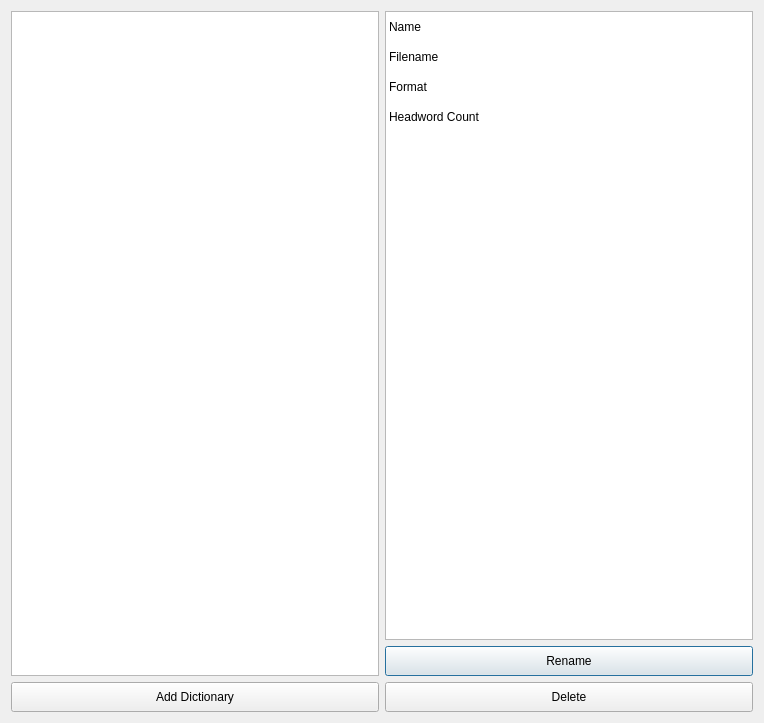
<?xml version="1.0" encoding="UTF-8"?>
<ui version="4.0">
 <class>DictionaryDialog</class>
 <widget class="QDialog" name="DictionaryDialog">
  <property name="geometry">
   <rect>
    <x>0</x>
    <y>0</y>
       <width>764</width>
       <height>723</height>
   </rect>
  </property>
  <property name="sizePolicy">
   <sizepolicy hsizetype="Expanding" vsizetype="Expanding">
    <horstretch>0</horstretch>
    <verstretch>0</verstretch>
   </sizepolicy>
  </property>
  <property name="windowTitle">
   <string>Dialog</string>
  </property>
  <property name="sizeGripEnabled">
   <bool>false</bool>
  </property>
     <layout class="QGridLayout" name="gridLayout" rowstretch="1,0,0">
         <item row="0" column="1">
             <widget class="QTableWidget" name="tableWidget">
                 <property name="editTriggers">
                     <set>QAbstractItemView::NoEditTriggers</set>
                 </property>
                 <property name="selectionMode">
                     <enum>QAbstractItemView::SingleSelection</enum>
                 </property>
                 <property name="selectionBehavior">
                     <enum>QAbstractItemView::SelectRows</enum>
                 </property>
                 <property name="iconSize">
                     <size>
                         <width>0</width>
                         <height>0</height>
                     </size>
                 </property>
                 <property name="showGrid">
                     <bool>false</bool>
                 </property>
                 <property name="gridStyle">
                     <enum>Qt::SolidLine</enum>
                 </property>
                 <property name="sortingEnabled">
                     <bool>false</bool>
                 </property>
                 <property name="rowCount">
                     <number>4</number>
                 </property>
                 <property name="columnCount">
                     <number>2</number>
                 </property>
                 <attribute name="horizontalHeaderVisible">
                     <bool>false</bool>
                 </attribute>
                 <attribute name="verticalHeaderVisible">
                     <bool>false</bool>
                 </attribute>
                 <attribute name="verticalHeaderCascadingSectionResizes">
                     <bool>false</bool>
                 </attribute>
                 <attribute name="verticalHeaderDefaultSectionSize">
                     <number>30</number>
                 </attribute>
                 <attribute name="verticalHeaderHighlightSections">
                     <bool>true</bool>
                 </attribute>
                 <row/>
                 <row/>
                 <row/>
                 <row/>
                 <column/>
                 <column/>
                 <item row="0" column="0">
                     <property name="text">
                         <string>Name</string>
                     </property>
                     <property name="flags">
                         <set>ItemIsSelectable|ItemIsDragEnabled|ItemIsDropEnabled|ItemIsUserCheckable|ItemIsEnabled
                         </set>
                     </property>
                 </item>
                 <item row="0" column="1">
                     <property name="text">
                         <string/>
                     </property>
                     <property name="flags">
                         <set>ItemIsSelectable|ItemIsDragEnabled|ItemIsDropEnabled|ItemIsUserCheckable|ItemIsEnabled
                         </set>
                     </property>
                 </item>
                 <item row="1" column="0">
                     <property name="text">
                         <string>Filename</string>
                     </property>
                     <property name="flags">
                         <set>ItemIsSelectable|ItemIsDragEnabled|ItemIsDropEnabled|ItemIsUserCheckable|ItemIsEnabled
                         </set>
                     </property>
                 </item>
                 <item row="1" column="1">
                     <property name="text">
                         <string/>
                     </property>
                     <property name="flags">
                         <set>ItemIsSelectable|ItemIsDragEnabled|ItemIsDropEnabled|ItemIsUserCheckable|ItemIsEnabled
                         </set>
                     </property>
                 </item>
                 <item row="2" column="0">
                     <property name="text">
                         <string>Format</string>
                     </property>
                     <property name="flags">
                         <set>ItemIsSelectable|ItemIsDragEnabled|ItemIsDropEnabled|ItemIsUserCheckable|ItemIsEnabled
                         </set>
                     </property>
                 </item>
                 <item row="2" column="1">
                     <property name="text">
                         <string/>
                     </property>
                     <property name="flags">
                         <set>ItemIsSelectable|ItemIsDragEnabled|ItemIsDropEnabled|ItemIsUserCheckable|ItemIsEnabled
                         </set>
                     </property>
                 </item>
                 <item row="3" column="0">
                     <property name="text">
                         <string>Headword Count</string>
                     </property>
                     <property name="flags">
                         <set>ItemIsSelectable|ItemIsDragEnabled|ItemIsDropEnabled|ItemIsUserCheckable|ItemIsEnabled
                         </set>
                     </property>
                 </item>
                 <item row="3" column="1">
                     <property name="text">
                         <string/>
                     </property>
                     <property name="flags">
                         <set>ItemIsSelectable|ItemIsDragEnabled|ItemIsDropEnabled|ItemIsUserCheckable|ItemIsEnabled
                         </set>
                     </property>
                 </item>
             </widget>
         </item>
         <item row="1" column="1">
             <widget class="QPushButton" name="renameButton">
                 <property name="minimumSize">
                     <size>
                         <width>0</width>
                         <height>30</height>
                     </size>
                 </property>
                 <property name="text">
                     <string>Rename</string>
                 </property>
             </widget>
         </item>
         <item row="2" column="0">
             <widget class="QPushButton" name="addButton">
                 <property name="enabled">
                     <bool>true</bool>
                 </property>
                 <property name="sizePolicy">
                     <sizepolicy hsizetype="Minimum" vsizetype="Fixed">
                         <horstretch>0</horstretch>
                         <verstretch>0</verstretch>
                     </sizepolicy>
                 </property>
                 <property name="minimumSize">
                     <size>
                         <width>0</width>
                         <height>30</height>
                     </size>
                 </property>
                 <property name="text">
                     <string>Add Dictionary</string>
                 </property>
                 <property name="iconSize">
                     <size>
                         <width>12</width>
                         <height>12</height>
                     </size>
                 </property>
                 <property name="autoDefault">
                     <bool>true</bool>
                 </property>
             </widget>
         </item>
         <item row="2" column="1">
             <widget class="QPushButton" name="deleteButton">
                 <property name="minimumSize">
                     <size>
                         <width>0</width>
                         <height>30</height>
                     </size>
                 </property>
                 <property name="text">
                     <string>Delete</string>
                 </property>
             </widget>
         </item>
         <item row="0" column="0" rowspan="2">
             <widget class="QListWidget" name="listWidget">
                 <property name="dragEnabled">
                     <bool>true</bool>
                 </property>
                 <property name="dragDropMode">
                     <enum>QAbstractItemView::InternalMove</enum>
                 </property>
                 <property name="defaultDropAction">
                     <enum>Qt::MoveAction</enum>
                 </property>
                 <property name="spacing">
                     <number>0</number>
                 </property>
                 <property name="gridSize">
                     <size>
                         <width>0</width>
                         <height>20</height>
                     </size>
                 </property>
                 <property name="batchSize">
                     <number>100</number>
                 </property>
             </widget>
         </item>
     </layout>
 </widget>
 <resources/>
 <connections/>
</ui>
